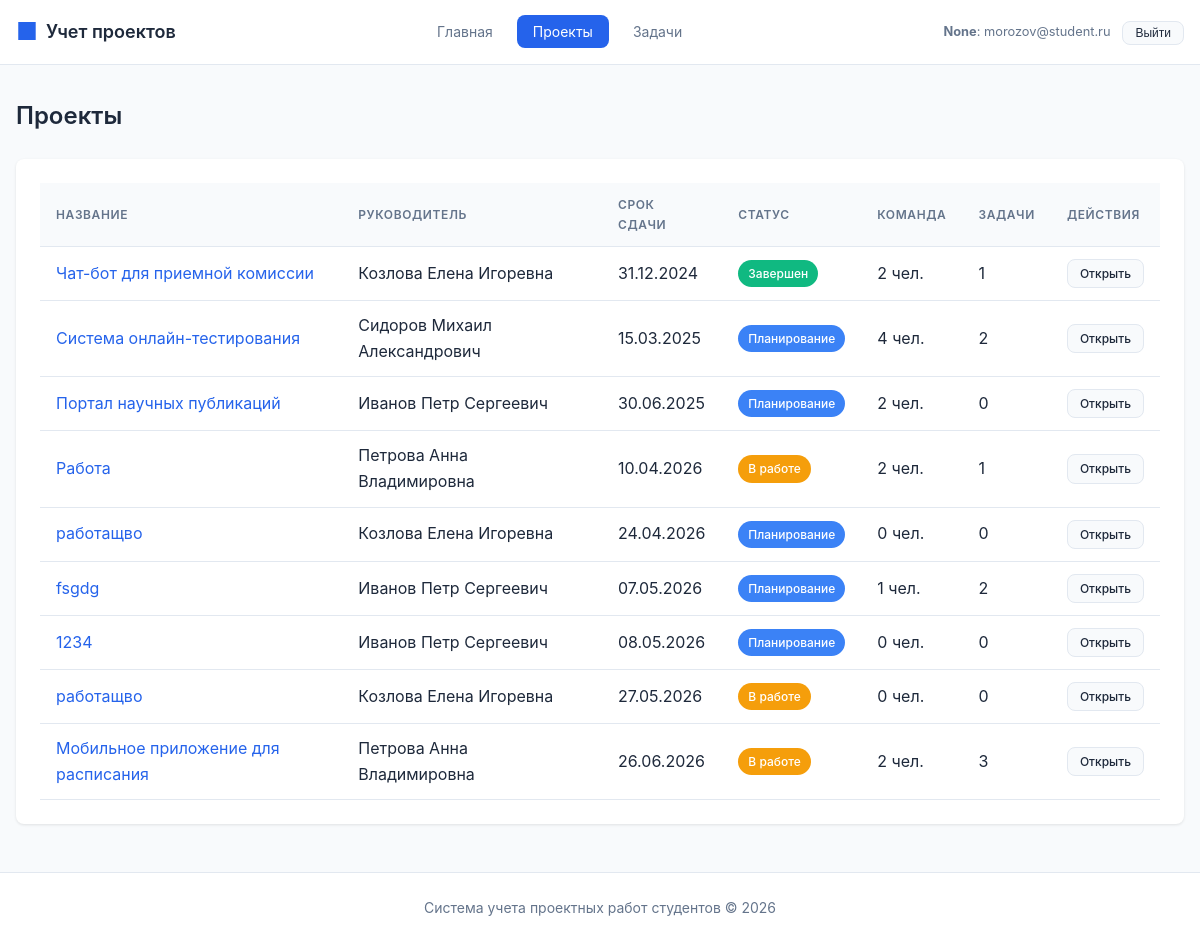
Before: /projects/ (signed in) with the older database file.
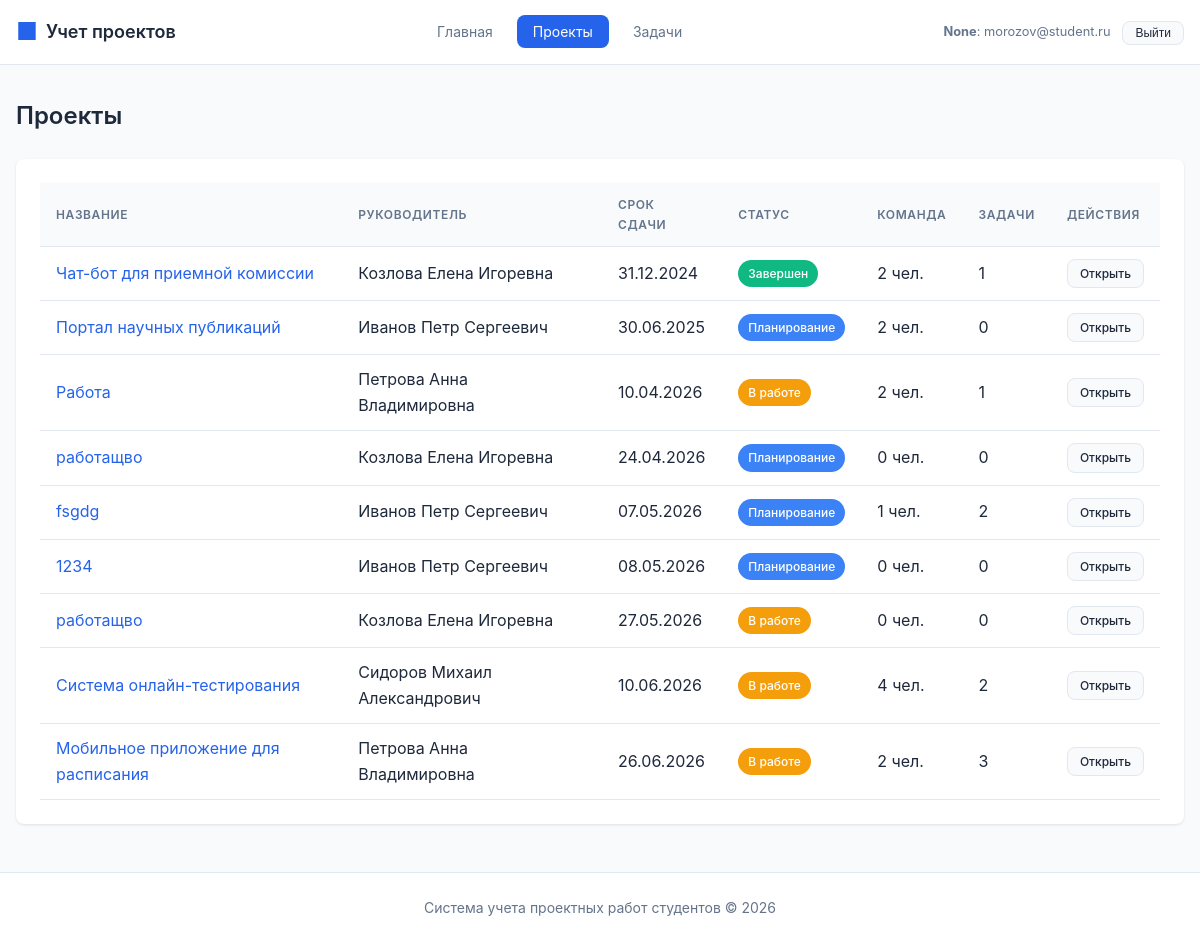
After: the same page with the newer database file.
### tables this page shows
CREATE TABLE project (
    id INTEGER PRIMARY KEY AUTOINCREMENT,
    title TEXT NOT NULL,
    description TEXT,
    start_date TEXT NOT NULL,
    end_date TEXT NOT NULL,
    status_id INTEGER REFERENCES project_status(id) ON DELETE SET NULL,
    supervisor_id INTEGER REFERENCES teacher(id) ON DELETE SET NULL,
    created_at TEXT DEFAULT CURRENT_TIMESTAMP,
    updated_at TEXT DEFAULT CURRENT_TIMESTAMP,
    CONSTRAINT valid_dates CHECK (end_date >= start_date)
);

CREATE TABLE project_status (
    id INTEGER PRIMARY KEY AUTOINCREMENT,
    name TEXT NOT NULL UNIQUE,
    description TEXT,
    color TEXT DEFAULT '#6B7280'
);

### routes/projects.py (the view, shortened to what this page needs)
@projects_bp.route('/')
def list_projects():
    if g.current_user["role"] == ROLE_TEACHER:
        projects = execute_query("""
            SELECT
                p.id,
                p.title,
                p.description,
                p.start_date,
                p.end_date,
                p.supervisor_id,
                ps.name as status,
                ps.color as status_color,
                t.last_name || ' ' || t.first_name || ' ' || COALESCE(t.middle_name, '') as supervisor_name,
                (SELECT COUNT(*) FROM project_team pt WHERE pt.project_id = p.id) as team_count,
                (SELECT COUNT(*) FROM task tk WHERE tk.project_id = p.id) as task_count
            FROM project p
            LEFT JOIN project_status ps ON p.status_id = ps.id
            LEFT JOIN teacher t ON p.supervisor_id = t.id
            WHERE p.supervisor_id = %s
            ORDER BY p.end_date ASC
        """, (g.current_user["id"],), fetch_all=True)
    else:
        projects = execute_query("""
            SELECT
                p.id,
                p.title,
                p.description,
                p.start_date,
                p.end_date,
                p.supervisor_id,
                ps.name as status,
                ps.color as status_color,
                t.last_name || ' ' || t.first_name || ' ' || COALESCE(t.middle_name, '') as supervisor_name,
                (SELECT COUNT(*) FROM project_team pt WHERE pt.project_id = p.id) as team_count,
                (SELECT COUNT(*) FROM task tk WHERE tk.project_id = p.id) as task_count
            FROM project p
            LEFT JOIN project_status ps ON p.status_id = ps.id
            LEFT JOIN teacher t ON p.supervisor_id = t.id
            ORDER BY p.end_date ASC
        """, fetch_all=True)
    for project in projects:
        project["can_edit"] = can_manage_project(project["id"])
    return render_template('projects/list.html', projects=projects)

### database.py (called while the page is built)
def _parse_db_value(key, value):
    if not isinstance(value, str):
        return value
    if key.endswith("_at"):
        try:
            return datetime.fromisoformat(value)
        except ValueError:
            return value
    if key.endswith("_date") or key in DATE_FIELDS:
        try:
            return date.fromisoformat(value)
        except ValueError:
            return value
    return value

def _normalize_row(row):
    raw = dict(row)
    return {key: _parse_db_value(key, value) for key, value in raw.items()}

def get_db_connection():
    conn = sqlite3.connect(Config.SQLITE_PATH)
    conn.row_factory = sqlite3.Row
    conn.execute("PRAGMA foreign_keys = ON")
    return conn

### routes/auth.py (called while the page is built, shortened)
def can_manage_project(project_id):
    current_user = g.current_user
    if not current_user:
        return False
    if current_user["role"] == ROLE_ADMIN:
        return True
    if current_user["role"] != ROLE_TEACHER:
        return False

### templates/projects/list.html (shortened to what this page needs)
{% extends 'base.html' %}
{% block content %}
<div class="page-header">
    <h1 class="page-title">Проекты</h1>
</div>
<div class="card">
    {% if projects %}
    <div class="table-container">
        <table>
            <thead>
                <tr>
                    <th>Название</th>
                    <th>Руководитель</th>
                    <th>Срок сдачи</th>
                    <th>Статус</th>
                    <th>Команда</th>
                    <th>Задачи</th>
                    <th>Действия</th>
                </tr>
            </thead>
            <tbody>
                {% for project in projects %}
                <tr>
                    <td>
                        <a href="{{ url_for('projects.view_project', project_id=project.id) }}" class="link">
                            {{ project.title }}
                        </a>
                    </td>
                    <td>{{ project.supervisor_name or 'Не назначен' }}</td>
                    <td>{{ project.end_date.strftime('%d.%m.%Y') if project.end_date else '-' }}</td>
                    <td>
                        <span class="badge badge-status" {{ {'style': 'background-color: ' ~ (project.status_color or '#6B7280') } | xmlattr }}>
                            {{ project.status or 'Не указан' }}
                        </span>
                    </td>
                    <td>{{ project.team_count }} чел.</td>
                    <td>{{ project.task_count }}</td>
                    <td>
                        <div class="btn-group">
                            <a href="{{ url_for('projects.view_project', project_id=project.id) }}" class="btn btn-secondary btn-sm">Открыть</a>
                        </div>
                    </td>
                </tr>
                {% endfor %}
            </tbody>
        </table>
    </div>
    {% endif %}
</div>
{% endblock %}

Changed rows visible on the page:
changed project "Система онлайн-тестирования": end_date "15.03.2025" → "10.06.2026"; name "Планирование" → "В работе"; moves down the list
